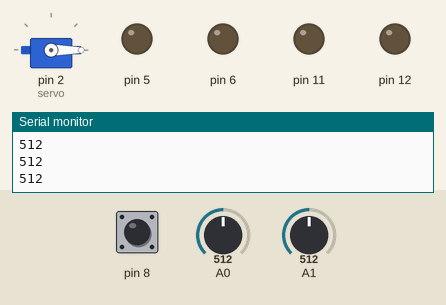
The sketch below on a simulated Arduino Uno, built with avr-gcc and run on an emulated ATmega328P. Parts: servo, output pins drawn as LEDs (lit = HIGH), the last lines printed to the serial monitor. Inputs (shaded band) come from the test bench; at power-on: A0 = 512, A1 = 512, pin 8 HIGH.

Above: at 1.2 s.
1.3 s: A0 set to 307
2.8 s: A0 set to 286
At 3.4 s:
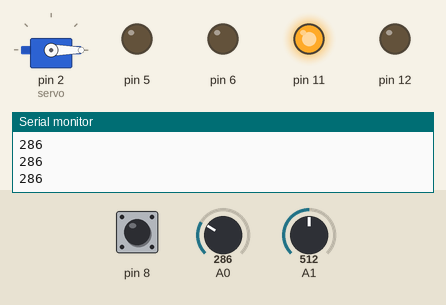
4.3 s: A1 set to 307
5.8 s: A1 set to 289
At 6.9 s:
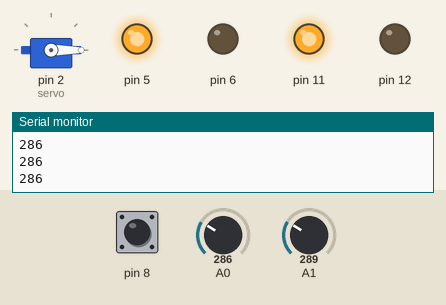
7.3 s: pin 8 pulled LOW for 0.15 s
At 7.37 s:
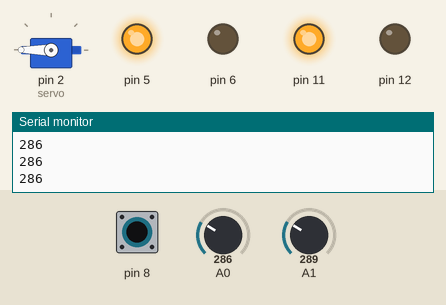
8.9 s: A0 set to 306
At 9.2 s:
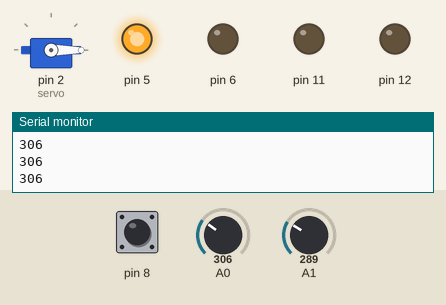
Timing chart, 0 to 11.4 s (numbered marks = the images above; inputs shaded):
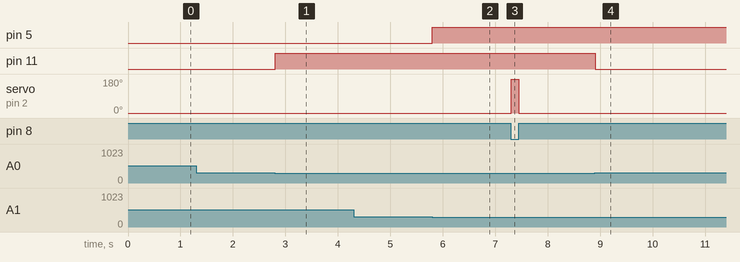

The sketch:

doll_picker.ino
```cpp
#include <Servo.h>

Servo servo;

void setup() {
  pinMode(8, INPUT_PULLUP);

  pinMode(11, OUTPUT);
  pinMode(12, OUTPUT);

  pinMode(5, OUTPUT);
  pinMode(6, OUTPUT);

  digitalWrite(11, LOW);
  digitalWrite(12, LOW);

  digitalWrite(5, LOW);
  digitalWrite(6, LOW);

  servo.attach(2);
  servo.write(0);
  // put your setup code here, to run once:
  Serial.begin(9600);
}

void loop() {
  int x = analogRead(A0);
  int y = analogRead(A1);

  if(!digitalRead(8)) {
    servo.write(180);
  } else {
    servo.write(0);
  }

  if (x<300) {
    digitalWrite(11, HIGH);
    digitalWrite(12, LOW);
  } else if (x>800) {
    digitalWrite(11, LOW);
    digitalWrite(12, HIGH);
  } else {
    digitalWrite(11, LOW);
    digitalWrite(12, LOW);
  }

  if (y<300) {
    digitalWrite(5, HIGH);
    digitalWrite(6, LOW);
  } else if( y>800) {
    digitalWrite(5, LOW);
    digitalWrite(6, HIGH);
  } else {
    digitalWrite(5, LOW);
    digitalWrite(6, LOW);
  }
  Serial.println(x);
}
```

DONGHUN.cpp
```cpp
#include <stdio.h>
using namespace std;
int main(){
	char arr[10000]={};
	gets(arr);
	char isadded[7]={'s','a','d','d','e','d'};
	char plant[5]={'l','a','n','t'};
	for(int i=0;arr[i]!=NULL;i++){
		if(arr[i]=='i'){
			bool flag=true;
			for(int j=0;j<6;j++){
				if(arr[i+1+j]!=isadded[j]){
					flag=false;
					break;
				}
			}
			if(flag){
				for(int j=i+9;arr[j]!=',';j++){
					printf("%c",arr[j]);
				}
				printf("\n");
			}
		}
		if(arr[i]=='p'&&arr[i+5]!='c'){
			bool flag=true;
			for(int j=0;j<4;j++){
				if(arr[i+1+j]!=plant[j]){
					flag=false;
					break;
				}
			}
			if(flag){
				for(int j=i+7;arr[j-1]!='}';j++){
					printf("%c",arr[j]);
				}
				printf("\n");
			}

		}
	}
}
```

FindWordInString.cpp
```cpp
#include <stdio.h>

void ppl(char* p) {
	for(int i=0; *(p+i) !='\0'; i++) {
		printf("%c", *(p+i));
	}
	printf("\n");
}

int str(char *p, char* check, char f) {
	int u;
	for(u=0; check[u]!='\0'; u++) ;
	int index = 0;
	for(int i=0; *(p+i)!='\0'; i++) {
		if(*(p+i) == *(check+index)) {
			index++;
		} else if(index != u){
			index=0;
		}
		if(index == u) {
			printf("ÃàÇÏÇÕ´Ï´Ù ¸ðµÎ ¸Â½À´Ï´Ù\n");
			break;
		}
	}
	return index;
}

int main() {
	char pl[100];

	char check[5] = {'h','e','l','l','o'};
	scanf("%s", pl);
	ppl(pl);
	printf("%d", str(pl, check, ','));
	return 0;
}
```

Measured:
- the behaviour switches between 300 and 299 on A0 (found by bisection; images 0 and 1)
- the behaviour switches between 300 and 299 on A1 (found by bisection; images 1 and 2)
- after the input at 2.8 s, pin 11: LOW → HIGH at once
- after the input at 5.8 s, pin 5: LOW → HIGH at once
- after the input at 7.3 s, servo on pin 2 (servo): 0° → 180° at once, → 0° 0.15 s later
- after the input at 8.9 s, pin 11: HIGH → LOW at once
